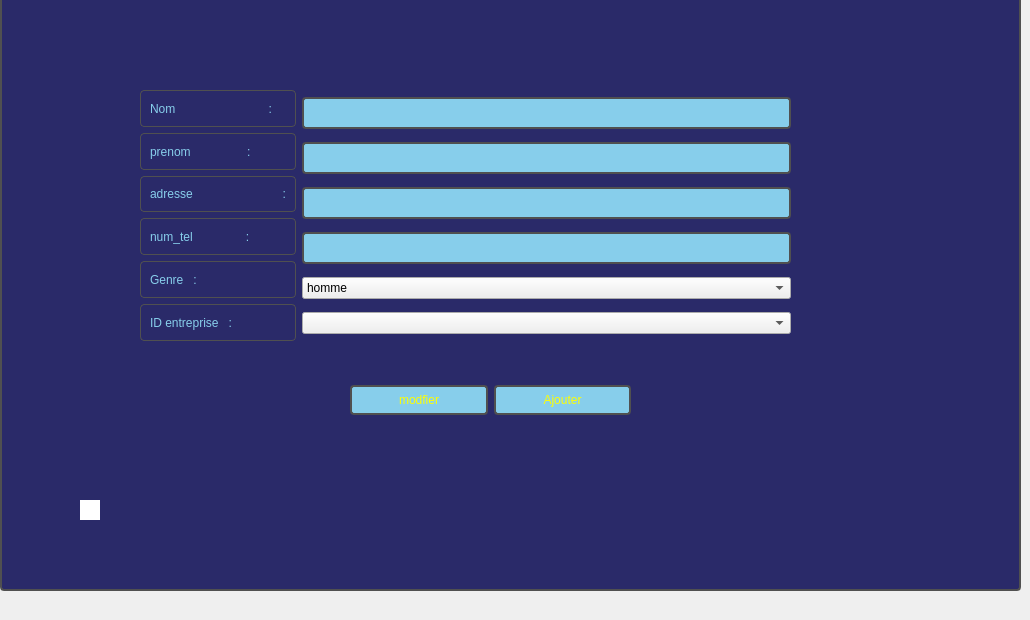
      <widget class="QWidget" name="Ajouter_2">
       <property name="accessibleName">
        <string/>
       </property>
       <attribute name="title">
        <string>Ajouter et modifier</string>
       </attribute>
       <widget class="QGroupBox" name="groupBox_Ajouter_2">
        <property name="geometry">
         <rect>
          <x>0</x>
          <y>-20</y>
          <width>1021</width>
          <height>611</height>
         </rect>
        </property>
        <property name="styleSheet">
         <string notr="true">QGroupBox {
    border: 2px solid rgb(80, 80, 80); /* Dark grey: R: 80, G: 80, B: 80 */
    border-radius: 4px;
    margin-top: 10px; /* Adjust margin as needed */
    background-color: #2a2a69; /* Darker shade of blue for background */
}

/* Title color */
QGroupBox::title {
    subcontrol-origin: margin;
    padding: 0 3px;
    color: #87CEEB; /* Light blue: R: 135, G: 206, B: 235 */
}

/* Hover effect */
QGroupBox:hover {
    border: 2px solid #abdbe3; /* Change border color on hover */
}

/* Disabled state */
QGroupBox:disabled {
    border: 2px solid #a9a9a9; /* Dark grey border for disabled state */
}

/* Disabled title color */
QGroupBox:disabled::title {
    color: #d3d3d3; /* Light grey for disabled title */
}
</string>
        </property>
        <property name="title">
         <string>Ajouter un employé</string>
        </property>
        <widget class="QWidget" name="layoutWidget_5">
         <property name="geometry">
          <rect>
           <x>140</x>
           <y>110</y>
           <width>651</width>
           <height>251</height>
          </rect>
         </property>
         <layout class="QHBoxLayout" name="horizontalLayout_5">
          <item>
           <layout class="QVBoxLayout" name="verticalLayout_3">
            <item>
             <widget class="QLabel" name="label_prenom_7">
              <property name="styleSheet">
               <string notr="true">QLabel {
    color: #87CEEB; /* Light blue: R: 135, G: 206, B: 235 */
    border: 1px solid rgb(80, 80, 80); /* Dark grey: R: 80, G: 80, B: 80 */
    padding: 6px; /* Adjust padding as needed */
    border-radius: 4px;
    background-color: #2a2a69; /* Darker shade of blue for background */
}

/* Hover effect */
QLabel:hover {
    background-color: #1a1a49; /* Dark blue on hover */
}

/* Disabled state */
QLabel:disabled {
    color: #d3d3d3; /* Light grey for disabled state */
    border: 1px solid #a9a9a9; /* Dark grey border for disabled state */
    background-color: transparent; /* Transparent background for disabled state */
}
</string>
              </property>
              <property name="text">
               <string>Nom                            :</string>
              </property>
             </widget>
            </item>
            <item>
             <widget class="QLabel" name="label_prenom_8">
              <property name="styleSheet">
               <string notr="true">QLabel {
    color: #87CEEB; /* Light blue: R: 135, G: 206, B: 235 */
    border: 1px solid rgb(80, 80, 80); /* Dark grey: R: 80, G: 80, B: 80 */
    padding: 6px; /* Adjust padding as needed */
    border-radius: 4px;
    background-color: #2a2a69; /* Darker shade of blue for background */
}

/* Hover effect */
QLabel:hover {
    background-color: #1a1a49; /* Dark blue on hover */
}

/* Disabled state */
QLabel:disabled {
    color: #d3d3d3; /* Light grey for disabled state */
    border: 1px solid #a9a9a9; /* Dark grey border for disabled state */
    background-color: transparent; /* Transparent background for disabled state */
}
</string>
              </property>
              <property name="text">
               <string>prenom                 :</string>
              </property>
             </widget>
            </item>
            <item>
             <widget class="QLabel" name="label_addresse_4">
              <property name="styleSheet">
               <string notr="true">QLabel {
    color: #87CEEB; /* Light blue: R: 135, G: 206, B: 235 */
    border: 1px solid rgb(80, 80, 80); /* Dark grey: R: 80, G: 80, B: 80 */
    padding: 6px; /* Adjust padding as needed */
    border-radius: 4px;
    background-color: #2a2a69; /* Darker shade of blue for background */
}

/* Hover effect */
QLabel:hover {
    background-color: #1a1a49; /* Dark blue on hover */
}

/* Disabled state */
QLabel:disabled {
    color: #d3d3d3; /* Light grey for disabled state */
    border: 1px solid #a9a9a9; /* Dark grey border for disabled state */
    background-color: transparent; /* Transparent background for disabled state */
}
</string>
              </property>
              <property name="text">
               <string>adresse                           :</string>
              </property>
             </widget>
            </item>
            <item>
             <widget class="QLabel" name="label_telephone_6">
              <property name="styleSheet">
               <string notr="true">QLabel {
    color: #87CEEB; /* Light blue: R: 135, G: 206, B: 235 */
    border: 1px solid rgb(80, 80, 80); /* Dark grey: R: 80, G: 80, B: 80 */
    padding: 6px; /* Adjust padding as needed */
    border-radius: 4px;
    background-color: #2a2a69; /* Darker shade of blue for background */
}

/* Hover effect */
QLabel:hover {
    background-color: #1a1a49; /* Dark blue on hover */
}

/* Disabled state */
QLabel:disabled {
    color: #d3d3d3; /* Light grey for disabled state */
    border: 1px solid #a9a9a9; /* Dark grey border for disabled state */
    background-color: transparent; /* Transparent background for disabled state */
}
</string>
              </property>
              <property name="text">
               <string>num_tel                :</string>
              </property>
             </widget>
            </item>
            <item>
             <widget class="QLabel" name="label_role_6">
              <property name="styleSheet">
               <string notr="true">QLabel {
    color: #87CEEB; /* Light blue: R: 135, G: 206, B: 235 */
    border: 1px solid rgb(80, 80, 80); /* Dark grey: R: 80, G: 80, B: 80 */
    padding: 6px; /* Adjust padding as needed */
    border-radius: 4px;
    background-color: #2a2a69; /* Darker shade of blue for background */
}

/* Hover effect */
QLabel:hover {
    background-color: #1a1a49; /* Dark blue on hover */
}

/* Disabled state */
QLabel:disabled {
    color: #d3d3d3; /* Light grey for disabled state */
    border: 1px solid #a9a9a9; /* Dark grey border for disabled state */
    background-color: transparent; /* Transparent background for disabled state */
}
</string>
              </property>
              <property name="text">
               <string>Genre   :</string>
              </property>
             </widget>
            </item>
            <item>
             <widget class="QLabel" name="label_role_7">
              <property name="styleSheet">
               <string notr="true">QLabel {
    color: #87CEEB; /* Light blue: R: 135, G: 206, B: 235 */
    border: 1px solid rgb(80, 80, 80); /* Dark grey: R: 80, G: 80, B: 80 */
    padding: 6px; /* Adjust padding as needed */
    border-radius: 4px;
    background-color: #2a2a69; /* Darker shade of blue for background */
}

/* Hover effect */
QLabel:hover {
    background-color: #1a1a49; /* Dark blue on hover */
}

/* Disabled state */
QLabel:disabled {
    color: #d3d3d3; /* Light grey for disabled state */
    border: 1px solid #a9a9a9; /* Dark grey border for disabled state */
    background-color: transparent; /* Transparent background for disabled state */
}
</string>
              </property>
              <property name="text">
               <string>ID entreprise   :</string>
              </property>
             </widget>
            </item>
           </layout>
          </item>
          <item>
           <layout class="QVBoxLayout" name="verticalLayout_4">
            <item>
             <widget class="QLineEdit" name="nom_2">
              <property name="styleSheet">
               <string notr="true">QLineEdit {
    background-color: #87CEEB; /* Light blue: R: 135, G: 206, B: 235 */
    border: 2px solid rgb(80, 80, 80); /* Dark grey: R: 80, G: 80, B: 80 */
    color: rgb(255, 255, 0);
    padding: 6px; /* Adjust padding as needed */
    border-radius: 4px;
}

/* Placeholder text color */
QLineEdit::placeholder {
    color: rgba(255, 255, 255, 0.7);
}

/* Border and background color on focus */
QLineEdit:focus {
    border: 2px solid #abdbe3; /* Change color on focus */
    background-color: #2a2a69; /* Change background color on focus */
}
</string>
              </property>
             </widget>
            </item>
            <item>
             <widget class="QLineEdit" name="prenom_2">
              <property name="styleSheet">
               <string notr="true">QLineEdit {
    background-color: #87CEEB; /* Light blue: R: 135, G: 206, B: 235 */
    border: 2px solid rgb(80, 80, 80); /* Dark grey: R: 80, G: 80, B: 80 */
    color: rgb(255, 255, 0);
    padding: 6px; /* Adjust padding as needed */
    border-radius: 4px;
}

/* Placeholder text color */
QLineEdit::placeholder {
    color: rgba(255, 255, 255, 0.7);
}

/* Border and background color on focus */
QLineEdit:focus {
    border: 2px solid #abdbe3; /* Change color on focus */
    background-color: #2a2a69; /* Change background color on focus */
}
</string>
              </property>
             </widget>
            </item>
            <item>
             <widget class="QLineEdit" name="adresse_2">
              <property name="styleSheet">
               <string notr="true">QLineEdit {
    background-color: #87CEEB; /* Light blue: R: 135, G: 206, B: 235 */
    border: 2px solid rgb(80, 80, 80); /* Dark grey: R: 80, G: 80, B: 80 */
    color: rgb(255, 255, 0);
    padding: 6px; /* Adjust padding as needed */
    border-radius: 4px;
}

/* Placeholder text color */
QLineEdit::placeholder {
    color: rgba(255, 255, 255, 0.7);
}

/* Border and background color on focus */
QLineEdit:focus {
    border: 2px solid #abdbe3; /* Change color on focus */
    background-color: #2a2a69; /* Change background color on focus */
}
</string>
              </property>
             </widget>
            </item>
            <item>
             <widget class="QLineEdit" name="num_tel_2">
              <property name="styleSheet">
               <string notr="true">QLineEdit {
    background-color: #87CEEB; /* Light blue: R: 135, G: 206, B: 235 */
    border: 2px solid rgb(80, 80, 80); /* Dark grey: R: 80, G: 80, B: 80 */
    color: rgb(255, 255, 0);
    padding: 6px; /* Adjust padding as needed */
    border-radius: 4px;
}

/* Placeholder text color */
QLineEdit::placeholder {
    color: rgba(255, 255, 255, 0.7);
}

/* Border and background color on focus */
QLineEdit:focus {
    border: 2px solid #abdbe3; /* Change color on focus */
    background-color: #2a2a69; /* Change background color on focus */
}
</string>
              </property>
             </widget>
            </item>
            <item>
             <widget class="QComboBox" name="comboBox">
              <item>
               <property name="text">
                <string>homme</string>
               </property>
              </item>
              <item>
               <property name="text">
                <string>femme</string>
               </property>
              </item>
             </widget>
            </item>
            <item>
             <widget class="QComboBox" name="ide"/>
            </item>
           </layout>
          </item>
         </layout>
        </widget>
        <widget class="QWidget" name="layoutWidget_6">
         <property name="geometry">
          <rect>
           <x>350</x>
           <y>390</y>
           <width>281</width>
           <height>61</height>
          </rect>
         </property>
         <layout class="QHBoxLayout" name="horizontalLayout_6">
          <item>
           <widget class="QPushButton" name="modifier_4">
            <property name="styleSheet">
             <string notr="true">QPushButton {
    background-color: #87CEEB; /* Light blue: R: 135, G: 206, B: 235 */
    border: 2px solid rgb(80, 80, 80); /* Dark grey: R: 80, G: 80, B: 80 */
    color: rgb(255, 255, 0);
    padding: 6px 12px; /* Adjust padding as needed */
    border-radius: 4px;
}

/* Hover effect */
QPushButton:hover {
    background-color: #add8e6; /* Lighter shade of blue on hover */
}

/* Pressed effect */
QPushButton:pressed {
    background-color: #5F9EA0; /* Darker shade of blue on press */
}

/* Disabled state */
QPushButton:disabled {
    background-color: #d3d3d3; /* Light grey for disabled state */
    border: 2px solid #a9a9a9; /* Dark grey border for disabled state */
    color: #696969; /* Dark grey text for disabled state */
}
</string>
            </property>
            <property name="text">
             <string>modfier</string>
            </property>
           </widget>
          </item>
          <item>
           <widget class="QPushButton" name="ajouter_2">
            <property name="styleSheet">
             <string notr="true">QPushButton {
    background-color: #87CEEB; /* Light blue: R: 135, G: 206, B: 235 */
    border: 2px solid rgb(80, 80, 80); /* Dark grey: R: 80, G: 80, B: 80 */
    color: rgb(255, 255, 0);
    padding: 6px 12px; /* Adjust padding as needed */
    border-radius: 4px;
}

/* Hover effect */
QPushButton:hover {
    background-color: #add8e6; /* Lighter shade of blue on hover */
}

/* Pressed effect */
QPushButton:pressed {
    background-color: #5F9EA0; /* Darker shade of blue on press */
}

/* Disabled state */
QPushButton:disabled {
    background-color: #d3d3d3; /* Light grey for disabled state */
    border: 2px solid #a9a9a9; /* Dark grey border for disabled state */
    color: #696969; /* Dark grey text for disabled state */
}
</string>
            </property>
            <property name="text">
             <string>Ajouter</string>
            </property>
           </widget>
          </item>
         </layout>
        </widget>
        <widget class="QLineEdit" name="id_employe_2">
         <property name="geometry">
          <rect>
           <x>80</x>
           <y>520</y>
           <width>20</width>
           <height>20</height>
          </rect>
         </property>
         <property name="styleSheet">
          <string notr="true">width: 0px; height: 0px; border: none;</string>
         </property>
        </widget>
       </widget>
      </widget>
